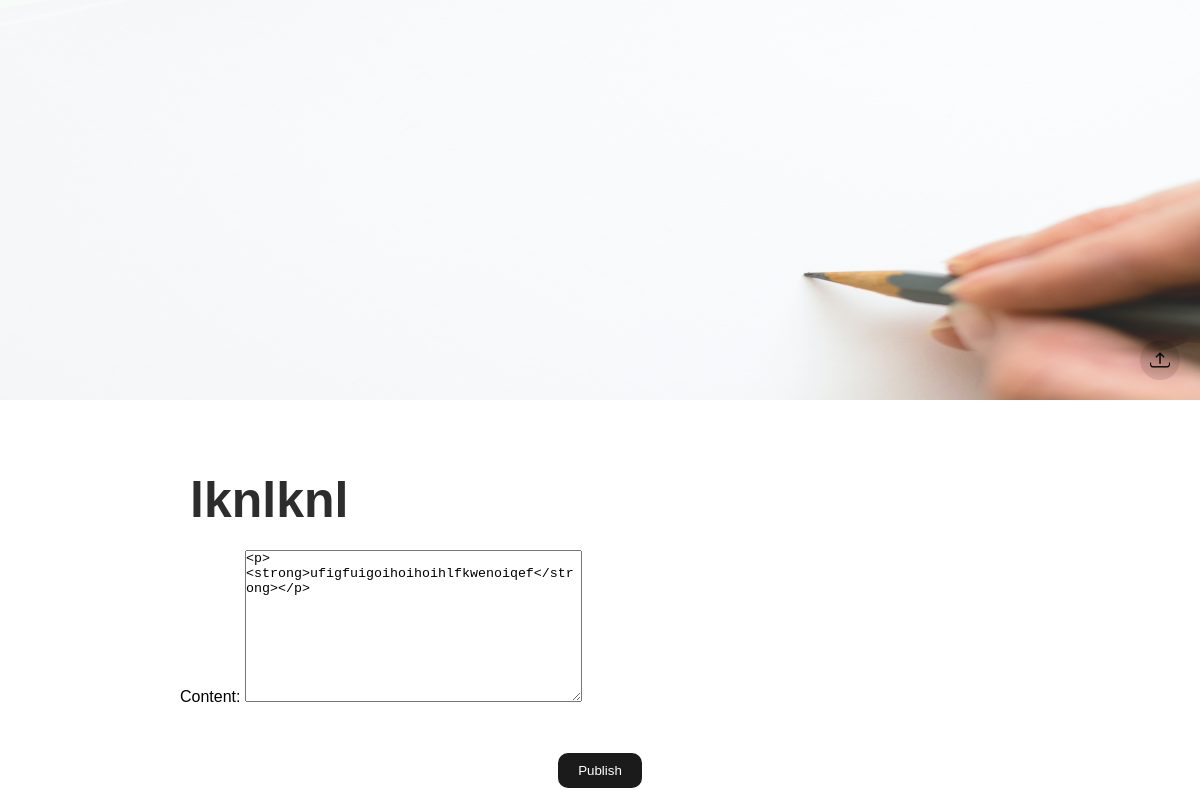
Screenshot of /blogs/editor/19 with the database file from the repository.
### Blog/models.py (models this page shows, shortened)
class Blogpost(models.Model):
    post_id = models.AutoField(primary_key=True)
    user = models.ForeignKey(User,on_delete=models.CASCADE)
    content=RichTextUploadingField()
    title = models.CharField(max_length=50)
    pub_date = models.DateField(null=True)
    Banner_image = models.ImageField(upload_to='blog/images', default="")

### Blog/views.py (the view)
# urls.py: path("editor/<int:id>", views.editor, name="Editor"),
def editor(request,id):
    post = Blogpost.objects.filter(post_id=id)[0]
    if request.method == "POST":
        title = request.POST.get("title")
        form = PostForm(instance=post, data=request.POST)
        if form.is_valid():
            post_item=form.save(commit=False)
            post_item.title=title
            post_item.pub_date=datetime.datetime.now()
            if request.FILES.get("banner"):
                image = request.FILES.get("banner")
                post_item.Banner_image=image
            post_item.save()
            return redirect("/blogs/dashboard")
    else:
        form = PostForm(instance=post)
    return render(request, 'blog/editor.html',{"post":post,"form":form})

### Blog/forms.py
class PostForm(ModelForm):
    class Meta:
        model=Blogpost
        fields=["content"]

### Blog/templates/blog/editor.html (shortened to what this page needs)
<!DOCTYPE html>
<html lang="en">
<head>
    {% load static %}
    <link rel="stylesheet" type="text/css" href="{%static 'blog/home.css' %}" />
    <link rel="stylesheet" type="text/css" href="{%static 'blog/editor.css' %}" />
</head>
<body>
    <form action="/blogs/editor/{{post.post_id}}" method="post" enctype="multipart/form-data">
        <div class="banner"><img src="/media/{{post.Banner_image}}" class="banner">
            <label for="banner-upload" class="banner-upload-btn"><img src="{%static 'blog/upload.png' %}"
                    alt="upload banner"></label>
        </div>
        <div class="blog">
            <input type="text" class="title" name="title" value="{{post.title}}"></input>
            {{form.as_p}}
        </div>
        <div class="blog-options">
            <button class="btn dark publish-btn">publish</button>
        </div>
    </form>
</body>
</html>

### Blog/static/blog/home.css (style rules this page uses)
* { margin: 0; padding: 0; box-sizing: border-box; }
body { width: 100%; position: relative; font-family: 'poppins', sans-serif; }
.btn { padding: 10px 20px; border-radius: 10px; background: rgba(255, 255, 255, 0.7); color: #000; text-decoration: none; text-transform: capitalize; }
.btn.dark { background: #1b1b1b; color: #fff; }

### Blog/static/blog/editor.css (style rules this page uses)
.banner { width: 100%; height: 400px; position: relative; background: #e7e7e7; background-size: cover; background-position: center; }
.banner-upload-btn { position: absolute; bottom: 20px; right: 20px; width: 40px; height: 40px; border-radius: 50%; background: rgba(0, 0, 0, 0.1); display: flex; justify-content: center; align-items: center; cursor: pointer; }
.banner-upload-btn img { width: 20px; }
.blog { width: 70vw; min-width: 400px; height: 100px; display: block; margin: auto; padding: 50px 0; }
.title, .article { width: 100%; min-height: 100px; height: auto; outline: none; font-size: 50px; font-weight: 600; color: #2d2d2d; resize: none; border: none; padding: 10px; border-radius: 10px; }
.title::placeholder, .article::placeholder { color: #2d2d2d; }
.blog-options { position: fixed; bottom: 0; left: 0; width: 100%; height: 60px; background: #fff; z-index: 9; display: flex; justify-content: center; align-items: center; }
.btn { border: none; outline: none; cursor: pointer; }

### rows the page displays
Blogpost: Banner_image (picture), title "lknlknl", content "<p><strong>ufigfuigoihoihoihlfkwenoiqef</strong></p>"
